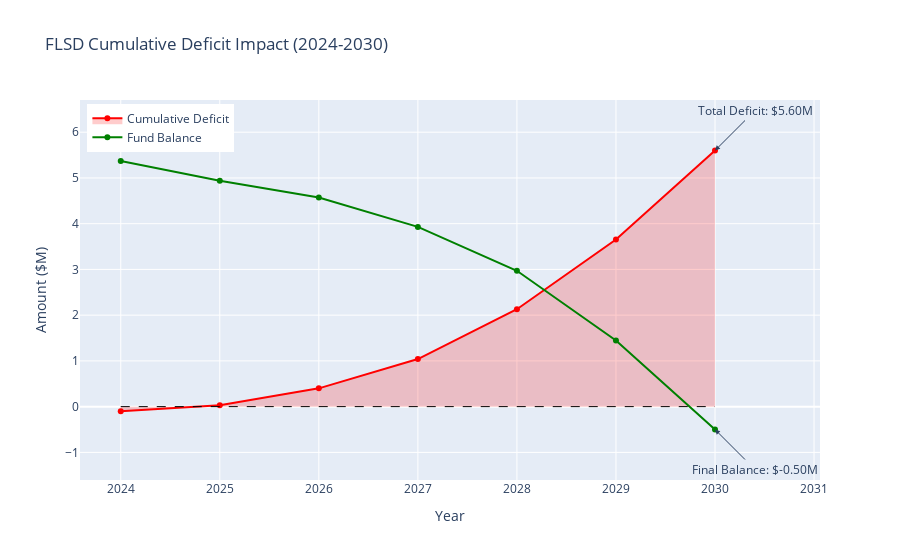

This figure's notebook cell:
### Code cell
# Plot 5: Cumulative Impact Analysis
# Purpose: Show the cumulative effect of annual deficits
# Objective: Demonstrate the long-term financial impact of current trends

# Calculate cumulative deficit
cumulative_deficit = []
running_total = 0
for rev, exp in zip(all_revenue, all_expenditures):
    running_total += (exp - rev)
    cumulative_deficit.append(running_total)

# Create the visualization
fig = go.Figure()

# Add area plot for cumulative deficit
fig.add_trace(go.Scatter(
    x=all_years,
    y=cumulative_deficit,
    fill='tozeroy',
    name='Cumulative Deficit',
    line=dict(color='red'),
    fillcolor='rgba(255,0,0,0.2)',
    hovertemplate="<b>%{x}</b><br>" +
                  "Cumulative Deficit: $%{y:.2f}M<extra></extra>"
))

# Add line for fund balance
fig.add_trace(go.Scatter(
    x=all_years,
    y=all_balance,
    name='Fund Balance',
    line=dict(color='green', width=2),
    hovertemplate="<b>%{x}</b><br>" +
                  "Fund Balance: $%{y:.2f}M<extra></extra>"
))

# Add zero line
fig.add_shape(
    type="line",
    x0=all_years[0],
    y0=0,
    x1=all_years[-1],
    y1=0,
    line=dict(color="black", width=1, dash="dash")
)

# Add annotations for key points
fig.add_annotation(
    x=all_years[-1],
    y=cumulative_deficit[-1],
    text=f"Total Deficit: ${cumulative_deficit[-1]:.2f}M",
    showarrow=True,
    arrowhead=2,
    ax=40,
    ay=-40
)

fig.add_annotation(
    x=all_years[-1],
    y=all_balance[-1],
    text=f"Final Balance: ${all_balance[-1]:.2f}M",
    showarrow=True,
    arrowhead=2,
    ax=40,
    ay=40
)

fig.update_layout(
    title='FLSD Cumulative Deficit Impact (2024-2030)',
    xaxis_title='Year',
    yaxis_title='Amount ($M)',
    hovermode='x unified',
    showlegend=True,
    legend=dict(
        yanchor="top",
        y=0.99,
        xanchor="left",
        x=0.01
    )
)

fig.show()
fig.write_html('flsd_cumulative_impact.html')

### Figure 1 — Plotly figure (JSON) as saved in the notebook; plotly's stock layout.template omitted (floating-point values rounded to 4 significant figures)
{"data": [{"fill": "tozeroy", "fillcolor": "rgba(255,0,0,0.2)", "hovertemplate": "<b>%{x}</b><br>Cumulative Deficit: $%{y:.2f}M<extra></extra>", "line": {"color": "red"}, "name": "Cumulative Deficit", "type": "scatter", "x": [2024, 2025, 2026, 2027, 2028, 2029, 2030], "y": [-0.1, 0.03, 0.4, 1.04, 2.13, 3.655, 5.6]}, {"hovertemplate": "<b>%{x}</b><br>Fund Balance: $%{y:.2f}M<extra></extra>", "line": {"color": "green", "width": 2}, "name": "Fund Balance", "type": "scatter", "x": [2024, 2025, 2026, 2027, 2028, 2029, 2030], "y": [5.37, 4.94, 4.57, 3.93, 2.97, 1.445, -0.4998]}], "layout": {"annotations": [{"arrowhead": 2, "ax": 40, "ay": -40, "showarrow": true, "text": "Total Deficit: $5.60M", "x": 2030, "y": 5.6}, {"arrowhead": 2, "ax": 40, "ay": 40, "showarrow": true, "text": "Final Balance: $-0.50M", "x": 2030, "y": -0.4998}], "hovermode": "x unified", "legend": {"x": 0.01, "xanchor": "left", "y": 0.99, "yanchor": "top"}, "shapes": [{"line": {"color": "black", "dash": "dash", "width": 1}, "type": "line", "x0": 2024, "x1": 2030, "y0": 0, "y1": 0}], "showlegend": true, "title": {"text": "FLSD Cumulative Deficit Impact (2024-2030)"}, "xaxis": {"title": {"text": "Year"}}, "yaxis": {"title": {"text": "Amount ($M)"}}}}
